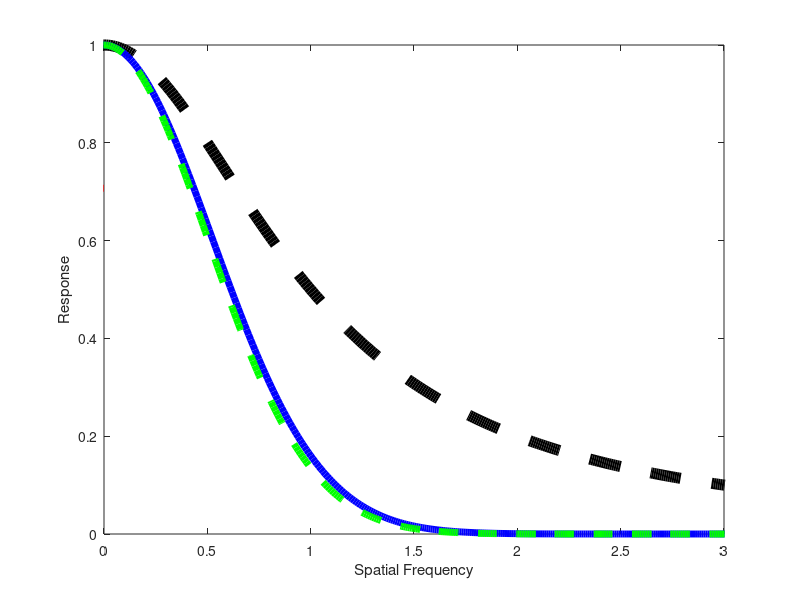

The MATLAB source for this figure: (Note: this script raises an error after producing the figure.)
% Andrew Rhodes
% WVU
% Jan. 2018
% Compare the scale estimation technique by Fadaifard to our technique



close all
clear
clc


NumSteps = 50;
tau = 1;

%% Method of cutoff frequency 

maxsample = 10; 
ws = -maxsample : 0.01 : maxsample;
NumSample = length(ws);
ScaleParameterSpatial = zeros(NumSteps,1);
ScaleParameterFrequency = zeros(NumSteps,1);
cut = sqrt(log(2));
db3 = 1/sqrt(2);
ws2 = (ws.^2)';

H = zeros(NumSample, NumSteps);
H(:,1) = ones(NumSample,1) ;
h = 1 ./ ( ones(NumSample,1) + tau * ws2 );
CutoffFrequency = zeros(NumSteps,1);


for i = 1 : NumSteps - 1
    
    % Transfer function
    % 1st order
    H(:,i+1) = H(:,i) .* h;
    % Find the frequency at the cutoff values
    [uH, indH] = unique(H(:,i+1));
    CutoffFrequency(i+1,1) = interp1(uH, ws(indH), db3);
    % Change cutoff frequency to scale parameter
    ScaleParameterFrequency(i+1,1) = CutoffFrequency(i+1,1) / cut;   
    ScaleParameterSpatial(i+1,1) =  1 / ScaleParameterFrequency(i+1,1);

end


%% Method of natural scale growth 



ScaleParameterSpatialNatural = sqrt(2*(0:NumSteps-1)'*tau);

j = 2;
figure
plot(ws, H(:,j),'k--','linewidth',8)
hold on
plot([CutoffFrequency(j) CutoffFrequency(j)],[0 db3],'r-','linewidth',5)
plot([0 CutoffFrequency(j)],[db3 db3],'r-','linewidth',5)
plot(CutoffFrequency(j), db3,'r.','markersize',14)
plot(ws, exp(-0.5*ws2/ScaleParameterFrequency(j+1,1)^2),'b-','linewidth',5)
plot(ws, exp(-0.5*ws2 * (2*j*tau)),'g--','linewidth',5)
xlim([0 3])
xlabel('Spatial Frequency')
ylabel('Response')
ax = gca;
ax.XAxis.FontSize = 50;
ax.YAxis.FontSize = 50;



%% Method of Fadaifard 

maxsamplef = [0.4082, 4, 8];
figure 
hold on
for n = maxsamplef
    n = 8
    wsf = (0:0.05:n)';
    wsf2 = wsf.^2;
    wsf4 = wsf2.^2;
    fs_frequency = zeros(NumSteps,1);
    
    for i = 1 : NumSteps
        fs_frequency(i,1) = sqrt( 0.5*sum(wsf4') ./ sum( (wsf2').*sum( log(1 + ones(i,1) * (wsf2')) ,1) ,2) );
    end
    
    
    plot(ws, exp(-0.5*ws2 / fs_frequency(j)^2), 'm-','linewidth',5)
    
    
end

xlim([0 3])
ylabel('Response')
xlabel('Spatial Frequency')
ax = gca;
ax.XAxis.FontSize = 55;
ax.YAxis.FontSize = 55;
tb1 = annotation('arrow',[0.55 0.35],[0.7 0.35]);
tb1.LineWidth = 5;
tb1.HeadWidth = 25;



% 
% %%%%%%%%%%%%%%%%%%%%%%%%%%%%%%%%%%%%%%%%%%%%%%%%%%%%%%%%%%%%%%%%%%%%%%%%%%
% Plot in log-space
% 
% figure
% j = 3;
% plot(ws,log(H1(:,j)),'k.')
% hold on
% plot(ws, log(exp(-0.5*ws2 / ScaleParameterFrequency1(j,1)^2)),'b-')
% plot(ws, log(exp(-0.5*ws2 * (2*j*tau))), 'g--')
% xlim([0 maxsample])
% ylim([-70 0])
% legend('1st Order Implicit Euler TF','Least Squares Gaussian','Cutoff Frequency Gaussian')
% ylabel('Intensity')
% xlabel('Spatial Frequency')
% 
% 
% 
% j = 3;
% figure
% plot(ws,log(H2(:,j)),'k:')
% hold on
% plot(ws, log(exp(-0.5*ws2 / ScaleParameterFrequency2(j,1)^2)),'b-')
% plot(ws, log(exp(-0.5*ws2 * (2*j*tau))),'g--')
% axis([0 4 -20 0])
% 




